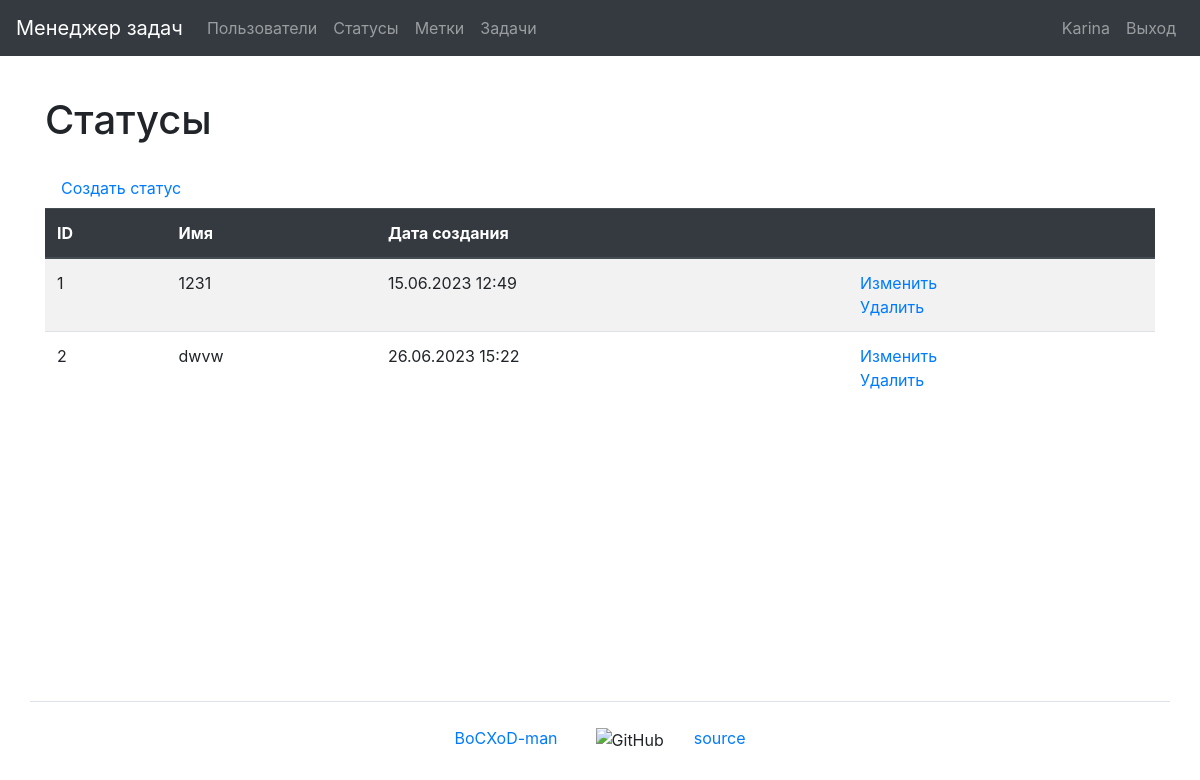
Page /statuses/ (signed in) on the committed database.
### task_manager/users/models.py (models this page shows, shortened)
class User(AbstractUser):
    first_name = models.CharField(max_length=150)
    last_name = models.CharField(max_length=150)

### task_manager/statuses/models.py (models this page shows, shortened)
class Status(models.Model):
    name = models.CharField(
        max_length=150,
        unique=True,
        blank=False,
        verbose_name=_('Name'),
    )
    date_created = models.DateTimeField(
        auto_now_add=True,
        verbose_name=_('Creation date')
    )
    class Meta:
        verbose_name = _('Status')
        verbose_name_plural = _('Statuses')

### task_manager/statuses/views.py (the view)
# urls.py: path('', StatusesListView.as_view(), name='statuses'),
class StatusesListView(AuthRequiredMixin, ListView):
    template_name = 'statuses/statuses.html'
    model = Status
    context_object_name = 'statuses'
    extra_context = {
        'title': _('Statuses')
    }

### task_manager/mixins.py (called while the page is built)
    def dispatch(self, request, *args, **kwargs):
        if not request.user.is_authenticated:
            messages.error(request, self.auth_message)
            return redirect(reverse_lazy('login'))
        return super().dispatch(request, *args, **kwargs)

### task_manager/templates/statuses/statuses.html (shortened to what this page needs)
{% extends "base.html" %}
{% load bootstrap4 %}
{% load i18n %}
{% block content %}
    <h1 class="my-4">{{ title }}</h1>
    <a class="nav-link" href="{% url 'status_create' %}">{% trans 'Create status' %}</a>
    <table class="table table-striped">
        <thead class="thead-dark">
            <tr>
                <th>ID</th>
                <th>{% trans 'Name' %}</th>
                <th>{% trans 'Creation date' %}</th>
                <th></th>
            </tr>
        </thead>
        <tbody>
            {% if statuses %}
                {% for status in statuses %}
                    <tr>
                        <td>{{ status.id }}</td>
                        <td>{{ status.name }}</td>
                        <td>{{ status.date_created|date:"d.m.Y H:i" }}</td>
                        <td>
                          <a href="{% url 'status_update' status.id %}">{% trans 'Update' %}</a>
                          <br>
                          <a href="{% url 'status_delete' status.id %}">{% trans 'Delete' %}</a>
                        </td>
                    </tr>
                {% endfor %}
            {% endif %}
        </tbody>
    </table>
{% endblock content %}

### task_manager/templates/navbar.html (shortened to what this page needs)
{% load i18n %}
<nav class="navbar navbar-expand-md navbar-dark bg-dark mb-3">
    <a class="navbar-brand" href="{% url 'home' %}">{% trans "Task manager" %}</a>
    <div class="collapse navbar-collapse" id="navbarToggleExternalContent">
        <ul class="navbar-nav mr-auto">
            <li class="nav-item">
                <a class="nav-link" href="{% url 'users' %}">{% trans "Users" %}</a>
            </li>
            {% if user.is_authenticated %}
                <li class="nav-item">
                    <a class="nav-link" href="{% url 'statuses' %}">{% trans "Statuses" %}</a>
                </li>
                <li class="nav-item">
                    <a class="nav-link" href="{% url 'labels' %}">{% trans "Labels" %}</a>
                </li>
                <li class="nav-item">
                    <a class="nav-link" href="{% url 'tasks' %}">{% trans "Tasks" %}</a>
                </li>
            {% endif %}
        </ul>
        <ul class="navbar-nav">
            {% if user.is_authenticated %}
                <li class="nav-item">
                    <a class="nav-link" href="{% url 'user_update' user.id %}">{{ user.username }}</a>
                </li>
                <li class="nav-item">
                    <a class="nav-link" href="{% url 'logout' %}">{% trans "Log Out" %}</a>
                </li>
            {% endif %}
        </ul>
    </div>
</nav>

### rows in the picture
User: username "Karina"
Status: id "1", name "1231", date_created "15.06.2023 12:49"
Status: id "2", name "dwvw", date_created "26.06.2023 15:22"

### other values in the picture
{{ title }} "Статусы"
